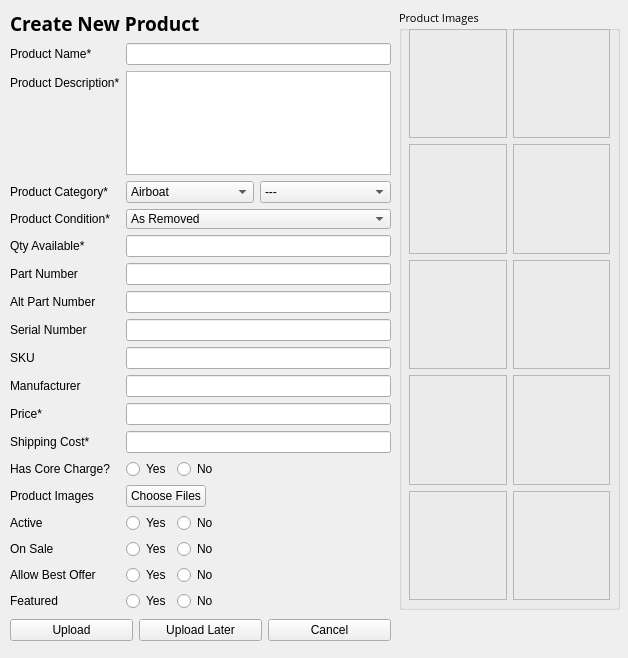
<?xml version="1.0" encoding="UTF-8"?>
<ui version="4.0">
 <class>newItemWidget</class>
 <widget class="QWidget" name="newItemWidget">
  <property name="geometry">
   <rect>
    <x>0</x>
    <y>0</y>
    <width>628</width>
    <height>658</height>
   </rect>
  </property>
  <property name="sizePolicy">
   <sizepolicy hsizetype="Fixed" vsizetype="Fixed">
    <horstretch>0</horstretch>
    <verstretch>0</verstretch>
   </sizepolicy>
  </property>
  <property name="maximumSize">
   <size>
    <width>628</width>
    <height>658</height>
   </size>
  </property>
  <property name="windowTitle">
   <string>List a Product</string>
  </property>
  <property name="styleSheet">
   <string notr="true">font: 8pt &quot;Open Sans&quot;;</string>
  </property>
  <widget class="QWidget" name="verticalLayoutWidget">
   <property name="geometry">
    <rect>
     <x>10</x>
     <y>10</y>
     <width>381</width>
     <height>601</height>
    </rect>
   </property>
   <layout class="QVBoxLayout" name="verticalLayout">
    <item>
     <widget class="QLabel" name="newproduct_lbl">
      <property name="sizePolicy">
       <sizepolicy hsizetype="Fixed" vsizetype="Fixed">
        <horstretch>0</horstretch>
        <verstretch>0</verstretch>
       </sizepolicy>
      </property>
      <property name="font">
       <font>
        <family>Open Sans</family>
        <pointsize>8</pointsize>
        <weight>50</weight>
        <italic>false</italic>
        <bold>false</bold>
       </font>
      </property>
      <property name="text">
       <string>&lt;html&gt;&lt;head/&gt;&lt;body&gt;&lt;p&gt;&lt;span style=&quot; font-size:14pt; font-weight:600;&quot;&gt;Create New Product&lt;/span&gt;&lt;/p&gt;&lt;/body&gt;&lt;/html&gt;</string>
      </property>
     </widget>
    </item>
    <item>
     <layout class="QFormLayout" name="formLayout">
      <item row="0" column="0">
       <widget class="QLabel" name="name_lbl">
        <property name="text">
         <string>Product Name*</string>
        </property>
       </widget>
      </item>
      <item row="0" column="1">
       <widget class="QLineEdit" name="name_le"/>
      </item>
      <item row="1" column="0">
       <widget class="QLabel" name="desc_lbl">
        <property name="text">
         <string>Product Description*</string>
        </property>
       </widget>
      </item>
      <item row="1" column="1">
       <widget class="QTextEdit" name="desc_te">
        <property name="textInteractionFlags">
         <set>Qt::LinksAccessibleByKeyboard|Qt::LinksAccessibleByMouse|Qt::TextBrowserInteraction|Qt::TextEditable|Qt::TextEditorInteraction|Qt::TextSelectableByKeyboard|Qt::TextSelectableByMouse</set>
        </property>
       </widget>
      </item>
      <item row="2" column="0">
       <widget class="QLabel" name="cat_lbl">
        <property name="text">
         <string>Product Category*</string>
        </property>
       </widget>
      </item>
      <item row="2" column="1">
       <layout class="QHBoxLayout" name="horizontalLayout_10">
        <item>
         <widget class="QComboBox" name="cat_options">
          <property name="sizePolicy">
           <sizepolicy hsizetype="Fixed" vsizetype="Fixed">
            <horstretch>0</horstretch>
            <verstretch>0</verstretch>
           </sizepolicy>
          </property>
          <property name="currentIndex">
           <number>0</number>
          </property>
          <property name="sizeAdjustPolicy">
           <enum>QComboBox::AdjustToContentsOnFirstShow</enum>
          </property>
          <item>
           <property name="text">
            <string>Airboat</string>
           </property>
          </item>
          <item>
           <property name="text">
            <string>Aircraft For Sale</string>
           </property>
          </item>
          <item>
           <property name="text">
            <string>Airframe</string>
           </property>
          </item>
          <item>
           <property name="text">
            <string>Art</string>
           </property>
          </item>
          <item>
           <property name="text">
            <string>Avionics</string>
           </property>
          </item>
          <item>
           <property name="text">
            <string>Electrical</string>
           </property>
          </item>
          <item>
           <property name="text">
            <string>Experimental</string>
           </property>
          </item>
          <item>
           <property name="text">
            <string>Hardware &amp; Tools</string>
           </property>
          </item>
          <item>
           <property name="text">
            <string>Landing Gear</string>
           </property>
          </item>
          <item>
           <property name="text">
            <string>Misc</string>
           </property>
          </item>
          <item>
           <property name="text">
            <string>Pilot Supplies</string>
           </property>
          </item>
          <item>
           <property name="text">
            <string>Powerplant</string>
           </property>
          </item>
          <item>
           <property name="text">
            <string>Wheels &amp; Brakes</string>
           </property>
          </item>
         </widget>
        </item>
        <item>
         <widget class="QComboBox" name="subcat_options">
          <property name="frame">
           <bool>true</bool>
          </property>
          <item>
           <property name="text">
            <string>---</string>
           </property>
          </item>
         </widget>
        </item>
       </layout>
      </item>
      <item row="3" column="0">
       <widget class="QLabel" name="cond_lbl">
        <property name="text">
         <string>Product Condition*</string>
        </property>
       </widget>
      </item>
      <item row="3" column="1">
       <widget class="QComboBox" name="cond_options">
        <property name="sizePolicy">
         <sizepolicy hsizetype="Ignored" vsizetype="Fixed">
          <horstretch>0</horstretch>
          <verstretch>0</verstretch>
         </sizepolicy>
        </property>
        <property name="minimumSize">
         <size>
          <width>50</width>
          <height>20</height>
         </size>
        </property>
        <property name="baseSize">
         <size>
          <width>50</width>
          <height>0</height>
         </size>
        </property>
        <item>
         <property name="text">
          <string>As Removed</string>
         </property>
        </item>
        <item>
         <property name="text">
          <string>Serviceable</string>
         </property>
        </item>
        <item>
         <property name="text">
          <string>Overhauled</string>
         </property>
        </item>
        <item>
         <property name="text">
          <string>New Stock</string>
         </property>
        </item>
        <item>
         <property name="text">
          <string>Repairable</string>
         </property>
        </item>
        <item>
         <property name="text">
          <string>New Surplus (NOS)</string>
         </property>
        </item>
        <item>
         <property name="text">
          <string>Beyond Repair</string>
         </property>
        </item>
        <item>
         <property name="text">
          <string>Unknown</string>
         </property>
        </item>
        <item>
         <property name="text">
          <string>Core</string>
         </property>
        </item>
       </widget>
      </item>
      <item row="4" column="0">
       <widget class="QLabel" name="qty_lbl">
        <property name="text">
         <string>Qty Available*</string>
        </property>
       </widget>
      </item>
      <item row="4" column="1">
       <widget class="QLineEdit" name="qty_le"/>
      </item>
      <item row="5" column="0">
       <widget class="QLabel" name="mpn_lbl">
        <property name="text">
         <string>Part Number</string>
        </property>
       </widget>
      </item>
      <item row="5" column="1">
       <widget class="QLineEdit" name="pn_le"/>
      </item>
      <item row="6" column="0">
       <widget class="QLabel" name="ampn_lbl">
        <property name="text">
         <string>Alt Part Number</string>
        </property>
       </widget>
      </item>
      <item row="6" column="1">
       <widget class="QLineEdit" name="apn_le"/>
      </item>
      <item row="7" column="0">
       <widget class="QLabel" name="sn_lbl">
        <property name="text">
         <string>Serial Number</string>
        </property>
       </widget>
      </item>
      <item row="7" column="1">
       <widget class="QLineEdit" name="sn_le"/>
      </item>
      <item row="8" column="0">
       <widget class="QLabel" name="sku_lbl">
        <property name="text">
         <string>SKU</string>
        </property>
       </widget>
      </item>
      <item row="8" column="1">
       <widget class="QLineEdit" name="sku_le"/>
      </item>
      <item row="9" column="0">
       <widget class="QLabel" name="mfr_lbl">
        <property name="text">
         <string>Manufacturer</string>
        </property>
       </widget>
      </item>
      <item row="9" column="1">
       <widget class="QLineEdit" name="mfr_le"/>
      </item>
      <item row="10" column="0">
       <widget class="QLabel" name="price_lbl">
        <property name="text">
         <string>Price*</string>
        </property>
       </widget>
      </item>
      <item row="10" column="1">
       <widget class="QLineEdit" name="price_le"/>
      </item>
      <item row="11" column="0">
       <widget class="QLabel" name="ship_lbl">
        <property name="text">
         <string>Shipping Cost*</string>
        </property>
       </widget>
      </item>
      <item row="11" column="1">
       <widget class="QLineEdit" name="ship_le"/>
      </item>
      <item row="12" column="0">
       <widget class="QLabel" name="core_lbl">
        <property name="text">
         <string>Has Core Charge?</string>
        </property>
       </widget>
      </item>
      <item row="12" column="1">
       <layout class="QHBoxLayout" name="horizontalLayout">
        <item>
         <widget class="QRadioButton" name="core_yes">
          <property name="sizePolicy">
           <sizepolicy hsizetype="Fixed" vsizetype="Fixed">
            <horstretch>0</horstretch>
            <verstretch>0</verstretch>
           </sizepolicy>
          </property>
          <property name="text">
           <string>Yes</string>
          </property>
          <attribute name="buttonGroup">
           <string notr="true">core_btnGroup</string>
          </attribute>
         </widget>
        </item>
        <item>
         <widget class="QRadioButton" name="core_no">
          <property name="sizePolicy">
           <sizepolicy hsizetype="Minimum" vsizetype="Fixed">
            <horstretch>0</horstretch>
            <verstretch>0</verstretch>
           </sizepolicy>
          </property>
          <property name="text">
           <string>No</string>
          </property>
          <attribute name="buttonGroup">
           <string notr="true">core_btnGroup</string>
          </attribute>
         </widget>
        </item>
       </layout>
      </item>
      <item row="13" column="0">
       <widget class="QLabel" name="img_lbl">
        <property name="text">
         <string>Product Images</string>
        </property>
       </widget>
      </item>
      <item row="13" column="1">
       <widget class="QPushButton" name="img_upload_btn">
        <property name="sizePolicy">
         <sizepolicy hsizetype="Fixed" vsizetype="Fixed">
          <horstretch>0</horstretch>
          <verstretch>0</verstretch>
         </sizepolicy>
        </property>
        <property name="text">
         <string>Choose Files</string>
        </property>
       </widget>
      </item>
      <item row="14" column="0">
       <widget class="QLabel" name="active_lbl">
        <property name="text">
         <string>Active</string>
        </property>
       </widget>
      </item>
      <item row="14" column="1">
       <layout class="QHBoxLayout" name="horizontalLayout_6">
        <item>
         <widget class="QRadioButton" name="active_yes">
          <property name="sizePolicy">
           <sizepolicy hsizetype="Fixed" vsizetype="Fixed">
            <horstretch>0</horstretch>
            <verstretch>0</verstretch>
           </sizepolicy>
          </property>
          <property name="text">
           <string>Yes</string>
          </property>
          <attribute name="buttonGroup">
           <string notr="true">active_btnGroup</string>
          </attribute>
         </widget>
        </item>
        <item>
         <widget class="QRadioButton" name="active_no">
          <property name="text">
           <string>No</string>
          </property>
          <attribute name="buttonGroup">
           <string notr="true">active_btnGroup</string>
          </attribute>
         </widget>
        </item>
       </layout>
      </item>
      <item row="15" column="0">
       <widget class="QLabel" name="onsale_lbl">
        <property name="text">
         <string>On Sale</string>
        </property>
       </widget>
      </item>
      <item row="15" column="1">
       <layout class="QHBoxLayout" name="horizontalLayout_7">
        <item>
         <widget class="QRadioButton" name="sale_yes">
          <property name="sizePolicy">
           <sizepolicy hsizetype="Fixed" vsizetype="Fixed">
            <horstretch>0</horstretch>
            <verstretch>0</verstretch>
           </sizepolicy>
          </property>
          <property name="text">
           <string>Yes</string>
          </property>
          <attribute name="buttonGroup">
           <string notr="true">sale_btnGroup</string>
          </attribute>
         </widget>
        </item>
        <item>
         <widget class="QRadioButton" name="sale_no">
          <property name="text">
           <string>No</string>
          </property>
          <attribute name="buttonGroup">
           <string notr="true">sale_btnGroup</string>
          </attribute>
         </widget>
        </item>
       </layout>
      </item>
      <item row="16" column="0">
       <widget class="QLabel" name="offer_lbl">
        <property name="text">
         <string>Allow Best Offer</string>
        </property>
       </widget>
      </item>
      <item row="16" column="1">
       <layout class="QHBoxLayout" name="horizontalLayout_8">
        <item>
         <widget class="QRadioButton" name="offer_yes">
          <property name="sizePolicy">
           <sizepolicy hsizetype="Fixed" vsizetype="Fixed">
            <horstretch>0</horstretch>
            <verstretch>0</verstretch>
           </sizepolicy>
          </property>
          <property name="text">
           <string>Yes</string>
          </property>
          <attribute name="buttonGroup">
           <string notr="true">offer_btnGroup</string>
          </attribute>
         </widget>
        </item>
        <item>
         <widget class="QRadioButton" name="offer_no">
          <property name="text">
           <string>No</string>
          </property>
          <attribute name="buttonGroup">
           <string notr="true">offer_btnGroup</string>
          </attribute>
         </widget>
        </item>
       </layout>
      </item>
      <item row="17" column="0">
       <widget class="QLabel" name="feat_lbl">
        <property name="text">
         <string>Featured</string>
        </property>
       </widget>
      </item>
      <item row="17" column="1">
       <layout class="QHBoxLayout" name="horizontalLayout_9">
        <item>
         <widget class="QRadioButton" name="feat_yes">
          <property name="sizePolicy">
           <sizepolicy hsizetype="Fixed" vsizetype="Fixed">
            <horstretch>0</horstretch>
            <verstretch>0</verstretch>
           </sizepolicy>
          </property>
          <property name="text">
           <string>Yes</string>
          </property>
          <attribute name="buttonGroup">
           <string notr="true">feat_btnGroup</string>
          </attribute>
         </widget>
        </item>
        <item>
         <widget class="QRadioButton" name="feat_no">
          <property name="text">
           <string>No</string>
          </property>
          <attribute name="buttonGroup">
           <string notr="true">feat_btnGroup</string>
          </attribute>
         </widget>
        </item>
       </layout>
      </item>
     </layout>
    </item>
   </layout>
  </widget>
  <widget class="QGroupBox" name="img_groupbox">
   <property name="geometry">
    <rect>
     <x>399</x>
     <y>9</y>
     <width>221</width>
     <height>601</height>
    </rect>
   </property>
   <property name="font">
    <font>
     <family>Open Sans</family>
     <pointsize>8</pointsize>
     <weight>50</weight>
     <italic>false</italic>
     <bold>false</bold>
    </font>
   </property>
   <property name="contextMenuPolicy">
    <enum>Qt::NoContextMenu</enum>
   </property>
   <property name="title">
    <string>Product Images</string>
   </property>
   <widget class="QWidget" name="gridLayoutWidget">
    <property name="geometry">
     <rect>
      <x>10</x>
      <y>20</y>
      <width>201</width>
      <height>571</height>
     </rect>
    </property>
    <layout class="QGridLayout" name="gridLayout">
     <item row="1" column="0">
      <widget class="QLabel" name="img3_lbl">
       <property name="baseSize">
        <size>
         <width>97</width>
         <height>109</height>
        </size>
       </property>
       <property name="focusPolicy">
        <enum>Qt::ClickFocus</enum>
       </property>
       <property name="contextMenuPolicy">
        <enum>Qt::CustomContextMenu</enum>
       </property>
       <property name="frameShape">
        <enum>QFrame::StyledPanel</enum>
       </property>
       <property name="text">
        <string/>
       </property>
      </widget>
     </item>
     <item row="2" column="1">
      <widget class="QLabel" name="img6_lbl">
       <property name="baseSize">
        <size>
         <width>97</width>
         <height>109</height>
        </size>
       </property>
       <property name="focusPolicy">
        <enum>Qt::ClickFocus</enum>
       </property>
       <property name="contextMenuPolicy">
        <enum>Qt::CustomContextMenu</enum>
       </property>
       <property name="frameShape">
        <enum>QFrame::StyledPanel</enum>
       </property>
       <property name="text">
        <string/>
       </property>
      </widget>
     </item>
     <item row="3" column="0">
      <widget class="QLabel" name="img7_lbl">
       <property name="baseSize">
        <size>
         <width>97</width>
         <height>109</height>
        </size>
       </property>
       <property name="focusPolicy">
        <enum>Qt::ClickFocus</enum>
       </property>
       <property name="contextMenuPolicy">
        <enum>Qt::CustomContextMenu</enum>
       </property>
       <property name="frameShape">
        <enum>QFrame::StyledPanel</enum>
       </property>
       <property name="text">
        <string/>
       </property>
      </widget>
     </item>
     <item row="3" column="1">
      <widget class="QLabel" name="img8_lbl">
       <property name="baseSize">
        <size>
         <width>97</width>
         <height>109</height>
        </size>
       </property>
       <property name="focusPolicy">
        <enum>Qt::ClickFocus</enum>
       </property>
       <property name="contextMenuPolicy">
        <enum>Qt::CustomContextMenu</enum>
       </property>
       <property name="frameShape">
        <enum>QFrame::StyledPanel</enum>
       </property>
       <property name="text">
        <string/>
       </property>
      </widget>
     </item>
     <item row="2" column="0">
      <widget class="QLabel" name="img5_lbl">
       <property name="baseSize">
        <size>
         <width>97</width>
         <height>109</height>
        </size>
       </property>
       <property name="focusPolicy">
        <enum>Qt::ClickFocus</enum>
       </property>
       <property name="contextMenuPolicy">
        <enum>Qt::CustomContextMenu</enum>
       </property>
       <property name="frameShape">
        <enum>QFrame::StyledPanel</enum>
       </property>
       <property name="text">
        <string/>
       </property>
      </widget>
     </item>
     <item row="1" column="1">
      <widget class="QLabel" name="img4_lbl">
       <property name="baseSize">
        <size>
         <width>97</width>
         <height>109</height>
        </size>
       </property>
       <property name="focusPolicy">
        <enum>Qt::ClickFocus</enum>
       </property>
       <property name="contextMenuPolicy">
        <enum>Qt::CustomContextMenu</enum>
       </property>
       <property name="frameShape">
        <enum>QFrame::StyledPanel</enum>
       </property>
       <property name="text">
        <string/>
       </property>
      </widget>
     </item>
     <item row="0" column="0">
      <widget class="QLabel" name="img1_lbl">
       <property name="baseSize">
        <size>
         <width>97</width>
         <height>109</height>
        </size>
       </property>
       <property name="focusPolicy">
        <enum>Qt::ClickFocus</enum>
       </property>
       <property name="contextMenuPolicy">
        <enum>Qt::CustomContextMenu</enum>
       </property>
       <property name="frameShape">
        <enum>QFrame::StyledPanel</enum>
       </property>
       <property name="text">
        <string/>
       </property>
      </widget>
     </item>
     <item row="0" column="1">
      <widget class="QLabel" name="img2_lbl">
       <property name="baseSize">
        <size>
         <width>97</width>
         <height>109</height>
        </size>
       </property>
       <property name="focusPolicy">
        <enum>Qt::ClickFocus</enum>
       </property>
       <property name="contextMenuPolicy">
        <enum>Qt::CustomContextMenu</enum>
       </property>
       <property name="frameShape">
        <enum>QFrame::StyledPanel</enum>
       </property>
       <property name="text">
        <string/>
       </property>
      </widget>
     </item>
     <item row="4" column="0">
      <widget class="QLabel" name="img9_lbl">
       <property name="baseSize">
        <size>
         <width>97</width>
         <height>109</height>
        </size>
       </property>
       <property name="focusPolicy">
        <enum>Qt::ClickFocus</enum>
       </property>
       <property name="contextMenuPolicy">
        <enum>Qt::CustomContextMenu</enum>
       </property>
       <property name="frameShape">
        <enum>QFrame::StyledPanel</enum>
       </property>
       <property name="text">
        <string/>
       </property>
      </widget>
     </item>
     <item row="4" column="1">
      <widget class="QLabel" name="img10_lbl">
       <property name="baseSize">
        <size>
         <width>97</width>
         <height>109</height>
        </size>
       </property>
       <property name="focusPolicy">
        <enum>Qt::ClickFocus</enum>
       </property>
       <property name="contextMenuPolicy">
        <enum>Qt::CustomContextMenu</enum>
       </property>
       <property name="frameShape">
        <enum>QFrame::StyledPanel</enum>
       </property>
       <property name="text">
        <string/>
       </property>
      </widget>
     </item>
    </layout>
    <zorder>img10_lbl</zorder>
    <zorder>img9_lbl</zorder>
    <zorder>img7_lbl</zorder>
    <zorder>img2_lbl</zorder>
    <zorder>img5_lbl</zorder>
    <zorder>img8_lbl</zorder>
    <zorder>img6_lbl</zorder>
    <zorder>img4_lbl</zorder>
    <zorder>img1_lbl</zorder>
    <zorder>img3_lbl</zorder>
   </widget>
  </widget>
  <widget class="QWidget" name="horizontalLayoutWidget_7">
   <property name="geometry">
    <rect>
     <x>10</x>
     <y>610</y>
     <width>381</width>
     <height>41</height>
    </rect>
   </property>
   <layout class="QHBoxLayout" name="horizontalLayout_11">
    <item>
     <widget class="QPushButton" name="upload_new_button">
      <property name="text">
       <string>Upload</string>
      </property>
     </widget>
    </item>
    <item>
     <widget class="QPushButton" name="save_templ_button">
      <property name="text">
       <string>Upload Later</string>
      </property>
     </widget>
    </item>
    <item>
     <widget class="QPushButton" name="cancel_new_button">
      <property name="text">
       <string>Cancel</string>
      </property>
     </widget>
    </item>
   </layout>
  </widget>
  <zorder>img_groupbox</zorder>
  <zorder>verticalLayoutWidget</zorder>
  <zorder>horizontalLayoutWidget_7</zorder>
 </widget>
 <resources/>
 <connections>
  <connection>
   <sender>cat_options</sender>
   <signal>activated(int)</signal>
   <receiver>subcat_options</receiver>
   <slot>update()</slot>
   <hints>
    <hint type="sourcelabel">
     <x>173</x>
     <y>156</y>
    </hint>
    <hint type="destinationlabel">
     <x>311</x>
     <y>156</y>
    </hint>
   </hints>
  </connection>
  <connection>
   <sender>name_le</sender>
   <signal>returnPressed()</signal>
   <receiver>desc_te</receiver>
   <slot>setFocus()</slot>
   <hints>
    <hint type="sourcelabel">
     <x>252</x>
     <y>46</y>
    </hint>
    <hint type="destinationlabel">
     <x>252</x>
     <y>122</y>
    </hint>
   </hints>
  </connection>
  <connection>
   <sender>qty_le</sender>
   <signal>returnPressed()</signal>
   <receiver>pn_le</receiver>
   <slot>setFocus()</slot>
   <hints>
    <hint type="sourcelabel">
     <x>252</x>
     <y>252</y>
    </hint>
    <hint type="destinationlabel">
     <x>252</x>
     <y>278</y>
    </hint>
   </hints>
  </connection>
  <connection>
   <sender>pn_le</sender>
   <signal>returnPressed()</signal>
   <receiver>apn_le</receiver>
   <slot>setFocus()</slot>
   <hints>
    <hint type="sourcelabel">
     <x>252</x>
     <y>278</y>
    </hint>
    <hint type="destinationlabel">
     <x>252</x>
     <y>304</y>
    </hint>
   </hints>
  </connection>
  <connection>
   <sender>apn_le</sender>
   <signal>returnPressed()</signal>
   <receiver>sn_le</receiver>
   <slot>setFocus()</slot>
   <hints>
    <hint type="sourcelabel">
     <x>252</x>
     <y>304</y>
    </hint>
    <hint type="destinationlabel">
     <x>252</x>
     <y>330</y>
    </hint>
   </hints>
  </connection>
  <connection>
   <sender>sn_le</sender>
   <signal>returnPressed()</signal>
   <receiver>sku_le</receiver>
   <slot>setFocus()</slot>
   <hints>
    <hint type="sourcelabel">
     <x>252</x>
     <y>330</y>
    </hint>
    <hint type="destinationlabel">
     <x>252</x>
     <y>356</y>
    </hint>
   </hints>
  </connection>
  <connection>
   <sender>sku_le</sender>
   <signal>returnPressed()</signal>
   <receiver>mfr_le</receiver>
   <slot>setFocus()</slot>
   <hints>
    <hint type="sourcelabel">
     <x>252</x>
     <y>356</y>
    </hint>
    <hint type="destinationlabel">
     <x>252</x>
     <y>382</y>
    </hint>
   </hints>
  </connection>
  <connection>
   <sender>mfr_le</sender>
   <signal>returnPressed()</signal>
   <receiver>price_le</receiver>
   <slot>setFocus()</slot>
   <hints>
    <hint type="sourcelabel">
     <x>252</x>
     <y>382</y>
    </hint>
    <hint type="destinationlabel">
     <x>252</x>
     <y>408</y>
    </hint>
   </hints>
  </connection>
  <connection>
   <sender>price_le</sender>
   <signal>returnPressed()</signal>
   <receiver>ship_le</receiver>
   <slot>setFocus()</slot>
   <hints>
    <hint type="sourcelabel">
     <x>252</x>
     <y>408</y>
    </hint>
    <hint type="destinationlabel">
     <x>252</x>
     <y>434</y>
    </hint>
   </hints>
  </connection>
  <connection>
   <sender>core_yes</sender>
   <signal>clicked()</signal>
   <receiver>apn_le</receiver>
   <slot>setFocus()</slot>
   <hints>
    <hint type="sourcelabel">
     <x>137</x>
     <y>460</y>
    </hint>
    <hint type="destinationlabel">
     <x>252</x>
     <y>304</y>
    </hint>
   </hints>
  </connection>
  <connection>
   <sender>cancel_new_button</sender>
   <signal>clicked()</signal>
   <receiver>newItemWidget</receiver>
   <slot>close()</slot>
   <hints>
    <hint type="sourcelabel">
     <x>200</x>
     <y>630</y>
    </hint>
    <hint type="destinationlabel">
     <x>313</x>
     <y>328</y>
    </hint>
   </hints>
  </connection>
 </connections>
 <buttongroups>
  <buttongroup name="sale_btnGroup"/>
  <buttongroup name="offer_btnGroup"/>
  <buttongroup name="core_btnGroup"/>
  <buttongroup name="feat_btnGroup"/>
  <buttongroup name="active_btnGroup"/>
 </buttongroups>
</ui>
